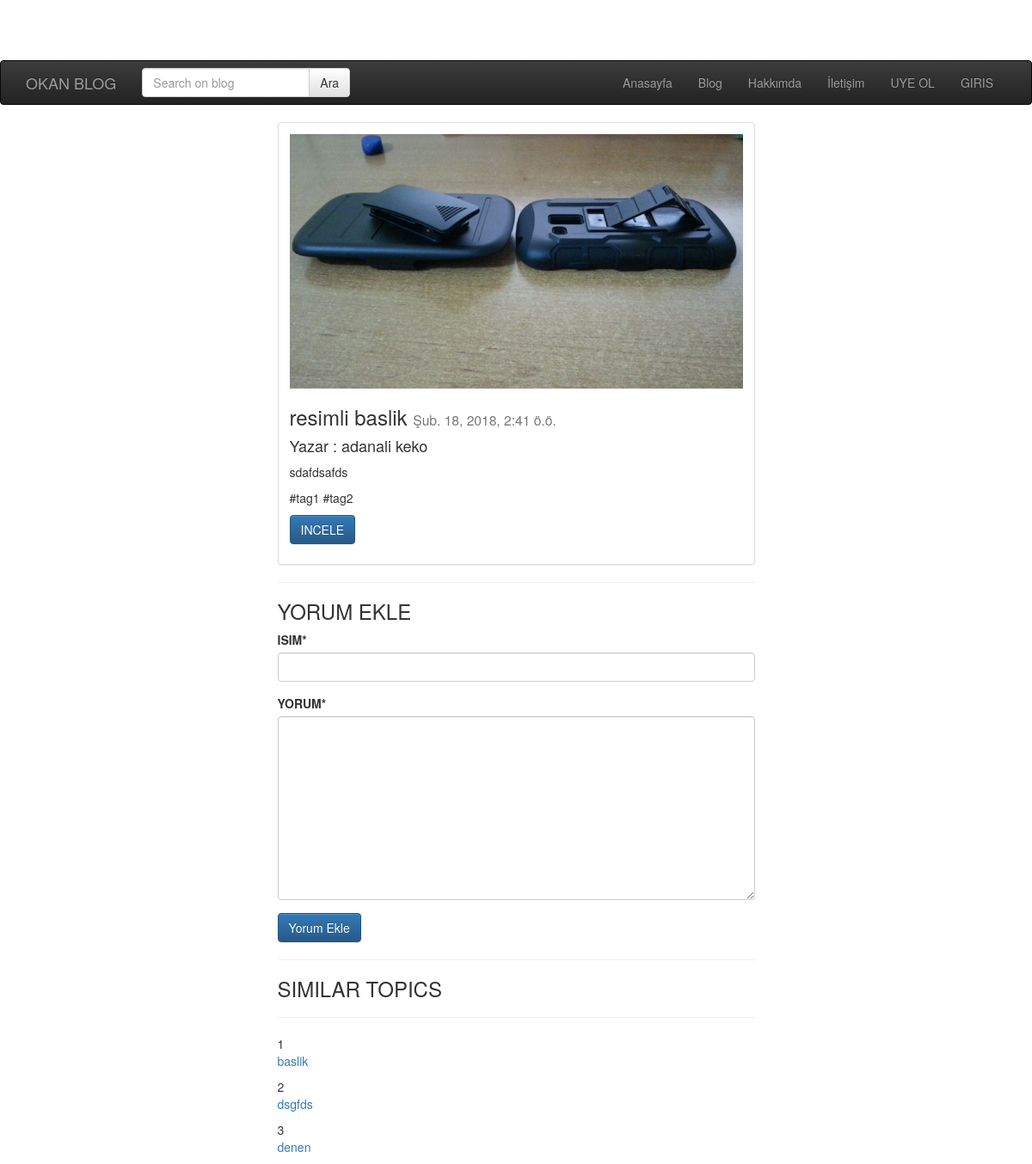
The page /post/resimli-baslik/ on the database its author committed.
### post/models.py (models this page shows, shortened)
class Post(models.Model):
	user = models.ForeignKey(
		'auth.User',
		verbose_name='Yazar',
	 	related_name='posts',
		on_delete=models.CASCADE,
		)
	title = models.CharField(max_length=120,verbose_name='BAŞLIK')
	content = RichTextField(verbose_name='İÇERİK')
	publishing = models.DateTimeField(verbose_name='YAYINLANMA TARİHİ',auto_now_add=True)
	image = models.ImageField(null=True, blank=True)
	slug = models.SlugField(unique=True, editable=False,max_length=130)
	tags=models.CharField(null=False,max_length=120,verbose_name='TAGS',default="#tag1 #tag2")
	def get_tags(self):
		return self.tags.split()
	def get_absolute_url(self):
		return reverse('posst:detail',kwargs={'slug':self.slug})
	class Meta:
		ordering=['-publishing','id']

### post/views.py (the view)
# urls.py: url(r'^(?P<slug>[\w-]+)/$', post_detail,name='detail'),
def post_detail(request, slug):
	post=get_object_or_404(Post,slug=slug)
	postlist=Post.objects.all()
	ppl=[]
	for cp in postlist:
		flag=0
		if cp == post:
			continue
		for tg in post.get_tags():
			if tg in cp.get_tags():
				flag=1
				break
		if flag==1:
			ppl.append(cp)
	ppl=set(ppl)
	form=CommentForm(request.POST or None)
	if form.is_valid():
		comment=form.save(commit=False)
		comment.post = post
		comment.save()
		return HttpResponseRedirect(post.get_absolute_url())
	context={
		'post':post,
		'form':form,
		'pl':ppl,
	}
	return render(request,'post/detail.html',context)

### post/forms.py
class CommentForm(forms.ModelForm):
	class Meta:
		model = Comment
		fields=[
			'name',
			'content',
		]

### templates/post/detail.html (shortened to what this page needs)
{% extends 'base.html' %}
{% block body %}
	<div class="container">
		<div class="row">
		  <div class="col-md-6 col-md-offset-3">
		    <div class="thumbnail">
		      <div class="caption">
		      	{% if post.image %}
		      		<img src="{{ post.image.url }}" class="img-responsive">
		      	{% endif %}
		        <h3>{{ post.title }} <small> {{ post.publishing }}</small></h3>
				<h4>Yazar : {{ post.user.get_full_name }}</h4>
		        <p>{{ post.content | safe | linebreaks }}</p>
                <p>{{ post.tags | safe | linebreaks }}</p>
		        <p>  <a href="{{ post.get_absolute_url }}" class="btn btn-primary" role="button">INCELE</a>
		        </p>
		      </div>
		    </div>
				<hr>
				<h3>YORUM EKLE</h3>
				{% include 'post/comment.html' %}
				<hr>
                <h3>SIMILAR TOPICS</h3><hr>
                {% for i in pl %}
                    {{ forloop.counter }}
                    <p><a href={{ i.get_absolute_url }}>{{ i.title }}</a></p>
                {% endfor %}
		  </div>
		</div>
	</div>
{% endblock %}

### static/css/style.css (style rules this page uses)
body { padding-top: 70px; }

### rows shown on the page
Post: image (picture), title "resimli baslik", publishing "Şub. 18, 2018, 2:41 ö.ö.", user.get_full_name "adanali keko", content "sdafdsafds", tags "#tag1 #tag2"
Post: title "baslik"
Post: title "dsgfds"
Post: title "denen"
